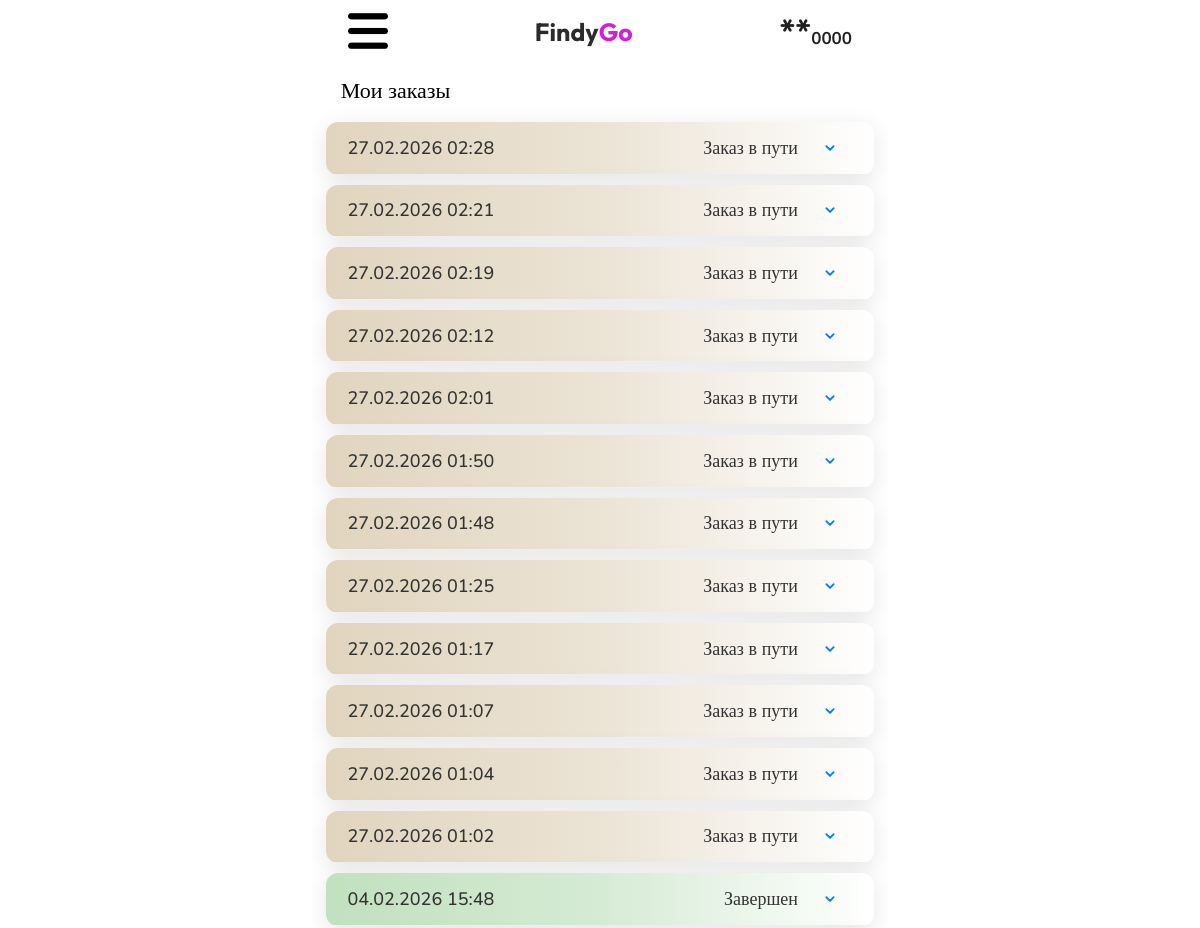
Before: /my-orders/ (signed in, upper part) with the older database file.
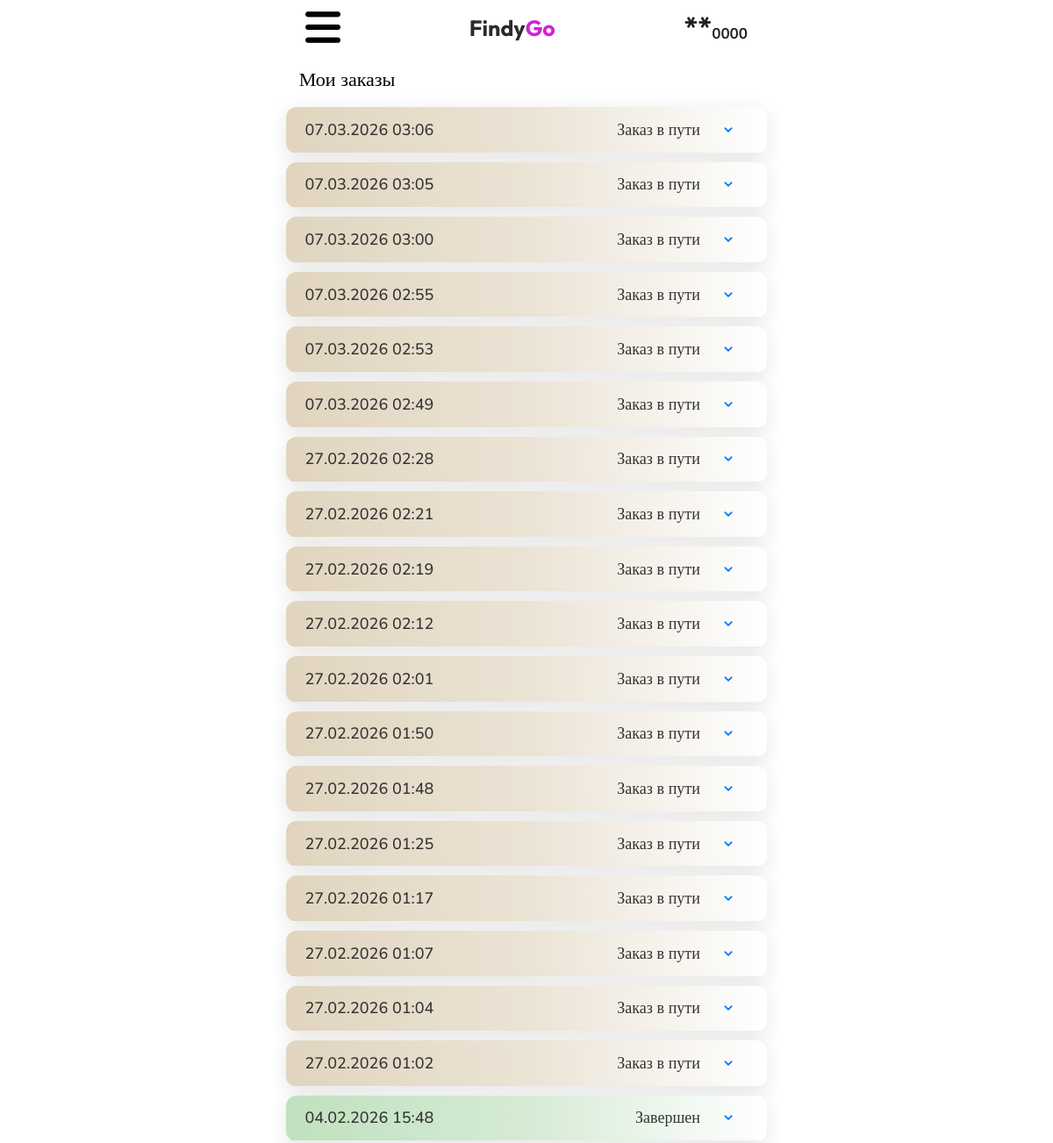
After: the same page with the newer database file.
### basis/models.py (models this page shows, shortened)
class Order(models.Model):
    ORDER_STATUS_CHOICES = [
        ('in_progress', 'В процессе'),
        ('accept', 'Принято'),
        ('completed', 'Успешно'),
        ('cancelled', 'Отменен'),
    ]
    ORDER_PAYMENT_STATUS = [
        ('Online', 'Онлайн'),
        ('Offline', 'Наличными'),
    ]
    ORDER_DELIVERY_STATUS = [
        ('Delivery', 'Доставка курьером'),
        ('Pickup', 'Самовывоз'),
    ]
    COURIER_STATUS = [
        ('expectation', 'Ожидание'),
        ('called', 'Вызываем курьера'),
        ('pick_up', 'Забирает заказ'),
        ('on_the_way', 'В пути'),
        ('delivered', 'Доставлено'),
        ('canceled', 'Отменено'),
    ]
    DELIVERY_RESULT_CHOICES = [
        ('none', 'Не выбран'),
        ('success', 'Завершен успешно'),
        ('failed', 'Заказ не приехал'),
    ]
    user = models.ForeignKey(settings.AUTH_USER_MODEL, on_delete=models.CASCADE)
    delivery_result = models.CharField(max_length=20, choices=DELIVERY_RESULT_CHOICES, default='none')
    courier_first_name = models.CharField(max_length=15, blank=True)
    courier_last_name = models.CharField(max_length=15, blank=True)
    courier_tel_number = models.CharField(max_length=15, blank=True)
    courier_car = models.CharField(max_length=40, blank=True)
    courier_car_number = models.CharField(max_length=15, blank=True)
    courier_status = models.CharField(max_length=30, choices=COURIER_STATUS, default='expectation')
    order_number = models.CharField(max_length=255, unique=True)
    total_amount = models.DecimalField(max_digits=10, decimal_places=2)
    order_user_name = models.CharField(max_length=100)
    user_name = models.CharField(max_length=255)
    created_at = models.DateTimeField(default=timezone.now)
    order_details = models.TextField()
    status = models.CharField(max_length=20, choices=ORDER_STATUS_CHOICES, default='in_progress')
    order_tel_number = models.CharField(max_length=14)
    order_adsress = models.CharField(max_length=100)
    order_bank_check = models.ImageField(upload_to=order_bank_check_path, blank=True, null=True)
    order_payment_status = models.CharField(max_length=100)
    order_delivery_status = models.CharField(max_length=100)
    order_city = models.CharField(max_length=14, blank=True)

### my_orders/views.py (the view)
# urls.py: path('my-orders/', my_orders, name='my_orders'),
def my_orders(request):
    phone = request.GET.get('phone') or request.user.user_phone_number  # ищем по телефону
    orders = Order.objects.filter(order_tel_number=phone).order_by('-created_at')
    return render(request, 'my_orders/my_orders.html', {'orders': orders})

### templates/my_orders/my_orders.html (shortened to what this page needs)
{% extends 'basis/basis.html' %}
{% load humanize %}
{% block linkcss %}
<link rel="stylesheet" href="/static/css/my_orders.css">
{% endblock %}
{% block main %}
<h2 class="order-title">Мои заказы</h2>
<div class="orders-page">
    {% if orders %}
    {% for order in orders %}
    <div class="order_accordion">
        <div class="order_accordion-item {% if order.delivery_result == 'success' %}order-success{% elif order.delivery_result == 'failed' %}order-failed{% else %}{% if order.status == 'in_progress' %}order-progress{% elif order.status == 'completed' %}order-onway{% elif order.status == 'cancelled' %}order-cancelled{% endif %}{% endif %}" data-order-id="{{ order.id }}">
            <label class="order_accordion-header" for="order{{ forloop.counter }}">
                <h3 class="order_accordion_date">{{ order.created_at|date:"d.m.Y H:i" }}</h3>
                <h3 class="order_accordion_title">
                    {% if order.delivery_result == "success" %}
                    Завершен
                    {% elif order.delivery_result == "failed" %}
                    Заказ не приехал
                    {% else %}
                    {% if order.status == "in_progress" %}
                    В обработке
                    {% elif order.status == "completed" %}
                    Заказ в пути
                    {% elif order.status == "cancelled" %}
                    Отменен отправителем
                    {% endif %}
                    {% endif %}
                </h3>
                <svg class="arrow" viewBox="0 0 24 24">
                    <path d="M8 10l4 4 4-4" stroke="currentColor" stroke-width="2" fill="none" stroke-linecap="round"
                        stroke-linejoin="round" />
                </svg>
            </label>
        </div>
    </div>
    {% endfor %}
    {% else %}
    <p>У вас пока нет заказов.</p>
    {% endif %}
</div>
{% endblock %}

Changed rows visible on the page:
added Order: created_at "07.03.2026 03:06", delivery_result "Заказ в пути"
added Order: created_at "07.03.2026 03:05", delivery_result "Заказ в пути"
added Order: created_at "07.03.2026 03:00", delivery_result "Заказ в пути"
added Order: created_at "07.03.2026 02:55", delivery_result "Заказ в пути"
added Order: created_at "07.03.2026 02:53", delivery_result "Заказ в пути"
added Order: created_at "07.03.2026 02:49", delivery_result "Заказ в пути"
